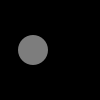
Frame 1 (no input)
Frame 60 (the mouse pressed at the canvas centre just before this capture): identical to frame 1, image omitted
Frame 120 (the mouse held since frame 60 and released just before this capture): identical to frame 1, image omitted

The Processing sketch that drew this single still picture (run headless with seeded random() and noise(); from frame 60 on, the mouse is pressed at the canvas centre):

// Processing sketch: Spot_Version5_1
// ── Spot_Version5_1.pde
Spot sp;

void setup()
{
  size (100,100);
  noStroke();
  sp = new Spot(33, 50, 30);
}

void draw()
{
  background(0);
  sp.colour(125);
  sp.display();
}


// ── Spot.pde
class Spot{
  float xCoord, yCoord;
  float diameter;
  int red, green, blue, gray;
  
  Spot()
  {
  }
  
 Spot(float xPos, float yPos, float diamtr)
 {
    xCoord = xPos;
    yCoord = yPos;
    diameter = diamtr;
  }
  
  void display()
  {
    ellipse(xCoord, yCoord, diameter, diameter);
  }
  
  void colour(int redVal, int greenVal, int blueVal)
  {
    red = redVal;
    green = greenVal;
    blue = blueVal;
    fill (red, green, blue);
  }

  void colour(int grayVal)
  {
    gray = grayVal;
    fill (gray);
  }
}
